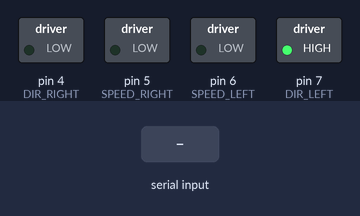
Bench run of a sketch on a simulated Arduino Uno, built with avr-gcc and run on an emulated ATmega328P. Shown: switched loads named in the sketch (green lamp = pin HIGH). Inputs (shaded band) come from the test bench. What the sketch prints to the serial monitor is not drawn.

Above: at 1.2 s.
1.3 s: "F" received over the second serial link
At 1.7 s:
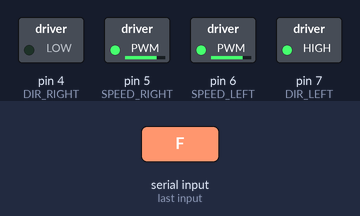
2.8 s: "B" received over the second serial link
At 4.0 s:
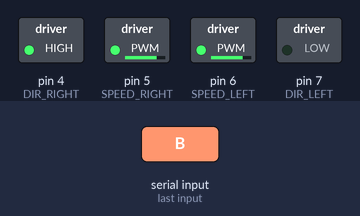
4.3 s: "R" received over the second serial link
At 5.2 s:
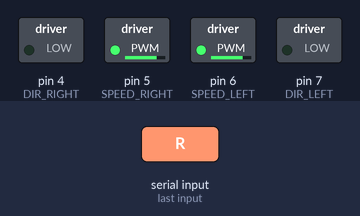
5.8 s: "L" received over the second serial link
At 6.4 s:
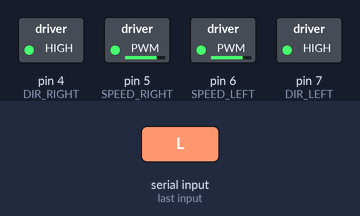
Timing chart, 0 to 8.3 s (numbered marks = the images above; inputs shaded):
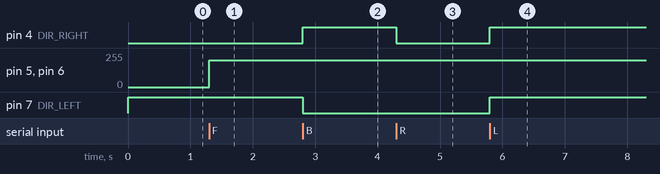

The sketch:

robot.ino
```cpp
#include <SoftwareSerial.h>
#define DIR_RIGHT 4
#define SPEED_RIGHT 5

#define DIR_LEFT 7
#define SPEED_LEFT 6

#define FORWARD_RIGHT LOW
#define FORWARD_LEFT HIGH
#define BACKWARD_RIGHT HIGH
#define BACKWARD_LEFT LOW

SoftwareSerial mySerial(2, 3);

void move(
  bool left_dir, int left_speed,
  bool right_dir, int right_speed
) {
  digitalWrite(DIR_LEFT, left_dir);
  digitalWrite(DIR_RIGHT, right_dir);
  analogWrite(SPEED_LEFT, left_speed);
  analogWrite(SPEED_RIGHT, right_speed);
}

void stop() {
  move(FORWARD_LEFT, 0, FORWARD_RIGHT, 0);
}

void forward(int speed) {
  move(FORWARD_LEFT, speed, FORWARD_RIGHT, speed);
}

void backward(int speed) {
  move(BACKWARD_LEFT, speed, BACKWARD_RIGHT, speed);
}

void turn_left(int steepness) {
  // TODO: calculate steep
}

void turn_right(int steepness) {
  // TODO: calculate steep
}

void rotate_left(int speed) {
  move(FORWARD_LEFT, speed, BACKWARD_RIGHT, speed);
}

void rotate_right(int speed) {
  move(BACKWARD_LEFT, speed, FORWARD_RIGHT, speed);
}

void setup() {
  pinMode(DIR_RIGHT, OUTPUT);
  pinMode(SPEED_RIGHT, OUTPUT);
  pinMode(DIR_LEFT, OUTPUT);
  pinMode(SPEED_LEFT, OUTPUT);

  Serial.begin(9600);
  while (!Serial) {
    ; // wait for serial port to connect. Needed for native USB port only
  }

  mySerial.begin(9600);
  stop();
}

void loop() {
  if (mySerial.available()) {
    char command = mySerial.read();
    Serial.write(command);
    switch (command) {
    case 'F':
      forward(200);
      break;
    case 'B':
      backward(200);
      break;
    case 'R':
      rotate_right(200);
      break;
    case 'L':
      rotate_left(200);
      break;
    case '0':
      stop();
      break;
    }
  }
}
```

Measured:
- after the input at 1.3 s, pin 5 (SPEED_RIGHT), pin 6 (SPEED_LEFT): 0/255 → 200/255 at once
- after the input at 2.8 s, pin 4 (DIR_RIGHT): LOW → HIGH at once; pin 7 (DIR_LEFT): HIGH → LOW at once
- after the input at 4.3 s, pin 4 (DIR_RIGHT): HIGH → LOW at once
- after the input at 5.8 s, pin 4 (DIR_RIGHT), pin 7 (DIR_LEFT): LOW → HIGH at once
